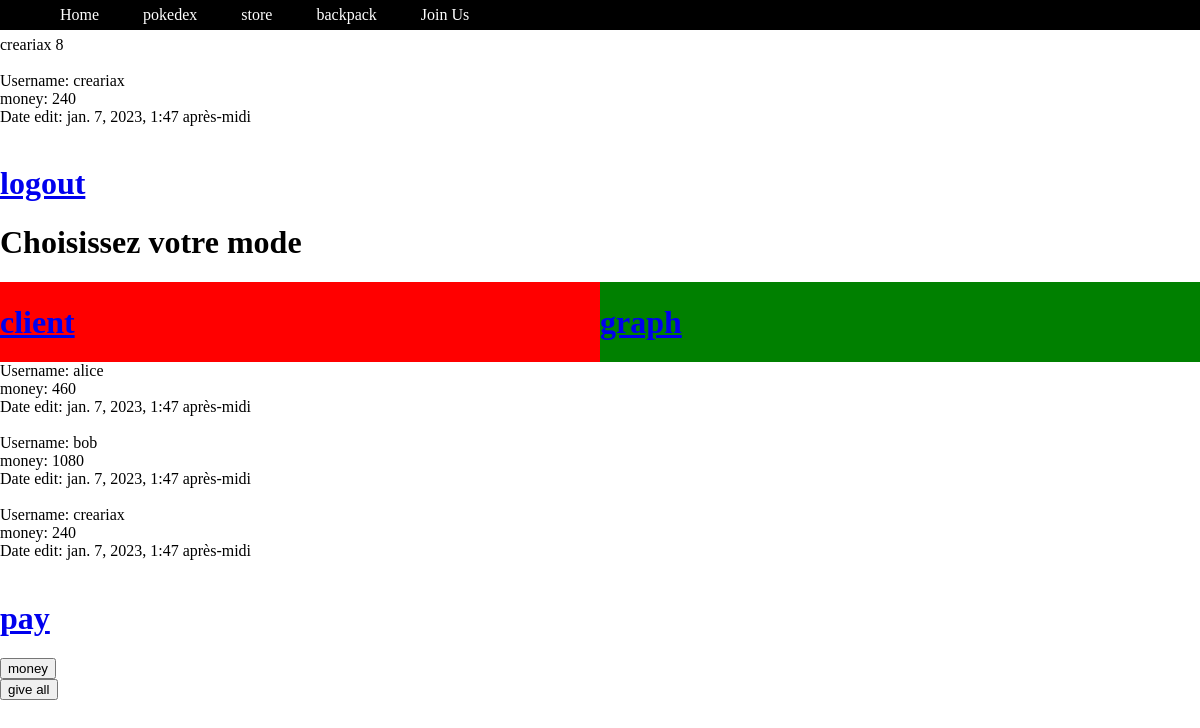
The app's page / (signed in), older data.
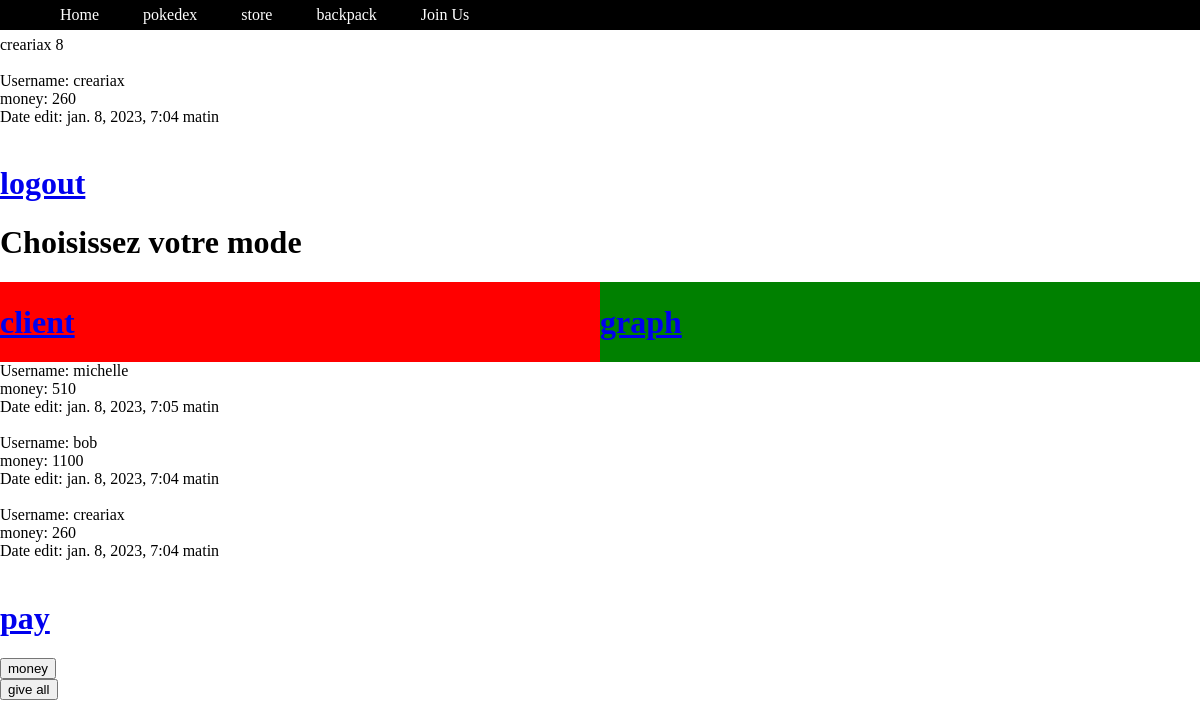
The same page, newer data.
### authentication/models.py (models this page shows)
class Profile(models.Model):
    user = models.OneToOneField(User, on_delete=models.CASCADE)
    follows = models.ManyToManyField("self",
                                     related_name="followed_by",
                                     symmetrical=False,
                                     blank=True)
    date_modified = models.DateTimeField(User, auto_now=True)
    money = models.IntegerField(default=100)
    my_objects = models.CharField(default=[0, 0, 0, 0], max_length=40)
    def __str__(self):
        return self.user.username

### relaigraph/views.py (the view)
# urls.py: path('', index),
def index(request):
    current_user = request.user
    if current_user.is_authenticated:
        my_id = request.user.id
        admin = False
        if current_user.username == 'admin':
            admin = True
        profiles = Profile.objects.all()
        profile = Profile.objects.filter(user=current_user)
        if 'money' in request.POST:
            for pr in profiles:
                if pr.user.username == current_user.username:
                    pr.money += 10
                    pr.save()
                    print("add", current_user.username)
        elif 'give_all' in request.POST:
            for pr in profiles:
                pr.money += 10
                pr.save()
                print("add", current_user.username)
        return render(request, "index.html", context={"admin": admin,
                                                      "profiles": profiles,
                                                      "id": my_id,
                                                      "user": current_user,
                                                      "profile": profile})
    else:
        return render(request, "index.html")

### relaigraph/templates/index.html (shortened to what this page needs)
{% extends 'navbar.html' %}
{% block nav %}
    <div id="top">
        {% if user.is_authenticated %}
            {{ user.username }}
            {{ id }}
            <br>
            <br>
            {% for pr in profile %}
                Username: {{ pr }}<br>
                money: {{ pr.money }}<br>
                Date edit: {{ pr.date_modified }}<br>
                <br>
            {% endfor %}
        <a href="/logout"><h1>logout</h1></a>
        {% else %}
        <a href="/register"><h1>register</h1></a>
        <a href="/login"><h1>login</h1></a>
        {% endif %}
    </div>
    <h1>Choisissez votre mode</h1>
    <div id="client">
        <a href="/client"><h1>client</h1></a>
    </div>
    <div id="graph">
        <a href="/graph"><h1>graph</h1></a>
    </div>
    {% for p in profiles %}
        Username: {{ p }}<br>
        money: {{ p.money }}<br>
        Date edit: {{ p.date_modified }}<br>
        <br>
    {% endfor %}
    <a href="/payment"><h1>pay</h1></a>
    <form method="POST" class="post_form" name="money">
        <button type="submit" class="save_btn" name="money">
            money
        </button>
    </form>
    <form method="POST" class="post_form" name="give_all">
        <button type="submit" class="save_btn" name="give_all">
            give all
        </button>
    </form>
{% endblock %}

Row changes from the older to the newer data that the page shows:
changed Profile "creariax": money "240" → "260"; date_modified "jan. 7, 2023, 1:47 après-midi" → "jan. 8, 2023, 7:04 matin"
changed Profile: user.username "alice" → "michelle"; money "460" → "510"; date_modified "jan. 7, 2023, 1:47 après-midi" → "jan. 8, 2023, 7:05 matin"
changed Profile "bob": money "1080" → "1100"; date_modified "jan. 7, 2023, 1:47 après-midi" → "jan. 8, 2023, 7:04 matin"
